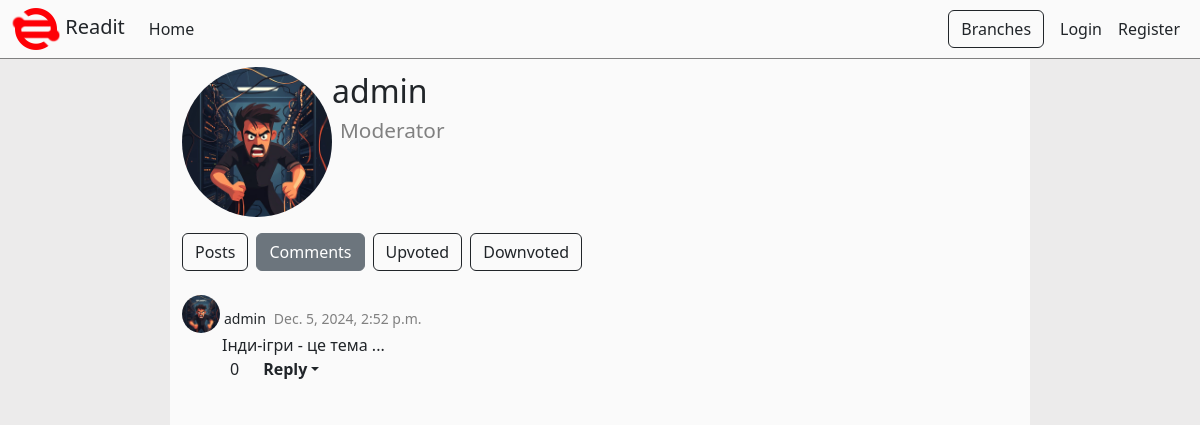
Screenshot of /profile/1/comments/ with the database file from the repository.
### user_profile/models.py (models this page shows, shortened)
class Profile(models.Model):
    user = models.OneToOneField(settings.AUTH_USER_MODEL, on_delete=models.CASCADE, related_name='profile')
    image = models.ImageField(upload_to="profile/%Y/%m/%d/", blank=True, null=True)
    def get_image_url(self):
        url = static('img/anonymous_user.png')
        if self.image:
            url = self.image.url
        return url
    def admin_panel_image(self):
        if self.image:
            return mark_safe(f'<img src="{self.image.url}" width=125>')
    admin_panel_image.short_description = 'Image'
    admin_panel_image.allow_tags = True
    class Meta:
        verbose_name = "Profile"
        verbose_name_plural = "Profiles"

### auth_sys/models.py (models this page shows, shortened)
class NewUser(AbstractUser):
    is_moderator = models.BooleanField(default=False)

### forum/models.py (models this page shows, shortened)
class Commentary(models.Model):
    post = models.ForeignKey(Post, on_delete=models.CASCADE, related_name='comments')
    commentary = models.ForeignKey('Commentary', on_delete=models.CASCADE, related_name='comments', blank=True, null=True)
    author = models.ForeignKey(settings.AUTH_USER_MODEL, on_delete=models.CASCADE, related_name='comments')
    text = models.TextField()
    created = models.DateTimeField(auto_now=True)
    rating = models.OneToOneField(Rating, on_delete=models.CASCADE, related_name='comment', blank=True, null=True)
    class Meta:
        ordering=['-created']
        verbose_name = "Comment"
        verbose_name_plural = "Comments"

class Rating(models.Model):
    sum_rating = models.IntegerField(default=0)
    def get_rating(self):
        return sum([grade.value for grade in self.grades.all()])

### user_profile/views.py (the view)
# urls.py: re_path(r'^profile/(?P<pk>\d*?)(?:/(?P<ac>\w+))?/$', ProfileDetailView.as_view(), name='profile'),
class ProfileDetailView(DetailView):
    model = Profile
    template_name = "profile/profile-detail.html"
    context_object_name = 'profile'
    def get(self, request: HttpRequest, *args: Any, **kwargs: Any) -> HttpResponse:
        type_of_activity = self.kwargs.get('ac', 'none')
        if type_of_activity == 'posts':
            self.template_name = "profile/profile-detail-posts.html"
        elif type_of_activity == 'comments':
            self.template_name = "profile/profile-detail-comments.html"
        elif type_of_activity == 'upvoted':
            self.template_name = "profile/profile-detail-upvoted.html"
        elif type_of_activity == 'downvoted':
            self.template_name = "profile/profile-detail-downvoted.html"
        return super().get(request, *args, **kwargs)

### templates/profile/profile-detail-comments.html
{% extends 'profile/profile-detail.html' %}
{% block activity %}
<a class="btn btn-outline-secondary me-2" href="{% url 'profile' profile.pk 'posts' %}">Posts</a>
<a class="btn btn-secondary me-2" href="{% url 'profile' profile.pk 'comments' %}">Comments</a>
<a class="btn btn-outline-secondary me-2" href="{% url 'profile' profile.pk 'upvoted' %}">Upvoted</a>
<a class="btn btn-outline-secondary me-2" href="{% url 'profile' profile.pk 'downvoted' %}">Downvoted</a>
{% endblock activity %}
{% block objects %}
<br>
{% for comment in profile.user.comments.all %}
    {% include 'forum/objects/comment.html' with comment=comment collapse_comments=False %}
{% endfor %}
{% endblock objects %}

### templates/profile/profile-detail.html (shortened to what this page needs)
{% extends 'base.html' %}
{% block content %}
<div class="d-flex mb-3">
    <img src="{{ profile.get_image_url }}" style="height:150px; width:150px; border-radius:50%; overflow:hidden;">
    <div class="d-block">
        <p style="font-size: 2rem;" class="m-0">{{ profile.user.username }}</p>
        {% if profile.user.is_moderator %}
        <p style="color: gray; font-size: 1.3rem;" class="ms-2">Moderator</p>
        {% endif %}
    </div>
</div>
<div class="d-flex">
    {% block activity %}{% endblock activity %}
</div>
<div>
    {% block objects %}
    {% endblock objects %}
</div>
{% endblock content %}

### templates/forum/objects/comment.html (shortened to what this page needs)
<li>
    <div>
        <div class="d-flex" style="align-items: flex-end">
            <div style="align-items: flex-end; flex-direction: row; background-color: transparent; border: none;" class="card d-flex">
                <img style="border-radius: 50%;" src="{{ comment.author.profile.get_image_url }}" width="38" height="38" class="d-inline-block align-text-top">
                <small style="font-weight: 500;" class="m-1">{{ comment.author.username }}</small>
            </div>
            <small style="color: gray;" class="m-1">{{ comment.created }}</small>
        </div>
        <p style="margin-left: 40px; " class="mb-0">{{ comment.text }}</p>
    </div>
    <div {% if not comment.comments.exists or not collapse_comments %}style="margin-left: 32px;"{% endif %} class="d-flex">
        {% include 'forum/objects/rating-buttons.html' with object=comment %}
        <a class="nav-link dropdown-toggle" style="font-weight: 600;" data-bs-toggle="collapse" href="#CollapseReply{{ comment.pk }}" role="button" aria-expanded="false" aria-controls="CollapseReply{{ comment.pk }}">Reply</a>
    </div>
</li>

### templates/forum/objects/rating-buttons.html (shortened to what this page needs)
<div style="align-items: flex-start" data-rating="{{ object.rating.id }}" class="rating-buttons d-flex me-2">
    <button class="btn btn-sm btn-outline-dark" style="border: none; border-radius:40%" data-value="1">
    </button>
    <p class="rating-sum">{{ object.rating.get_rating }}</p>
    <button class="btn btn-sm btn-outline-dark" style="border: none; border-radius:40%" data-value="-1">
    </button>
</div>

### static/css/style.css (style rules this page uses)
:root { --bs-heading-color: var(--text-color); --bs-nav-link-color: var(--text-color); --bs-nav-link-hover-color: var(--hovered-color); }
.btn-outline-secondary { --bs-btn-color: var(--text-color); --bs-btn-border-color: var(--text-color); }
.nav-link, .navbar-brand { --bs-navbar-active-color: var(--text-color); --bs-navbar-brand-color: var(--text-color); }
.btn-outline-dark { --bs-btn-hover-bg: var(--hovered-color); --bs-btn-hover-color: var(--hovered-i-color); color: var(--text-color); }
p, small, a, h2 { color: var(--text-color) }
html, body { height: 100%; }
.card { border-color: var(--card-color); }
ol,ul,li { list-style:none; }

### rows the page displays
Profile: get_image_url (picture), user.username "admin"
Commentary: author.profile.get_image_url (picture), author.username "admin", created "Dec. 5, 2024, 2:52 p.m.", text "Інди-ігри - це тема ...", rating.get_rating "0"
